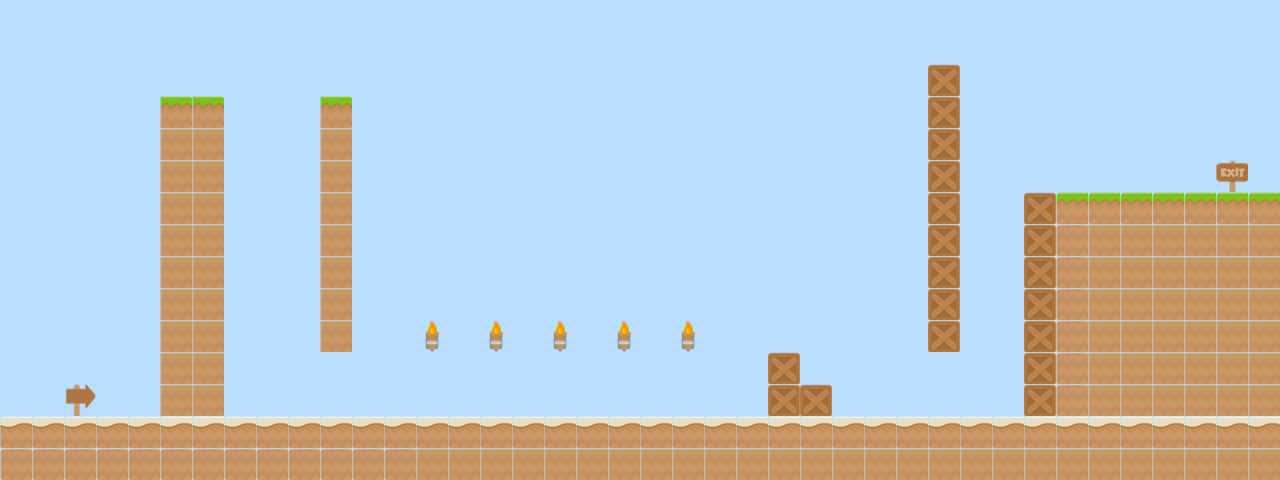

This is a level from a 2D game, rendered from its Tiled map with the project's own tilesets. A one-line summary and the map file follow, with tile-layer data summarised:
An orthogonal 40x15 tile map with 32x32 px tiles, 1 tile layer (bg) and 8 objects (Player).

<map version="1.0" orientation="orthogonal" width="40" height="15" tilewidth="32" tileheight="32" backgroundcolor="#b9deff">
 <tileset firstgid="1" name="kenny" tilewidth="32" tileheight="32" spacing="1">
  <image source="tilesets/kenny.png" width="420" height="430" />
 </tileset>
 <layer name="bg" width="40" height="15">
  <data>[600 cells, 183 non-empty, 9 distinct tile ids]</data>
 </layer>
 <objectgroup name="physics" width="40" height="15">
  <object x="0" y="416" width="1280" height="64" />
  <object x="768" y="352" width="32" height="32" />
  <object x="768" y="384" width="64" height="32" />
  <object x="1024" y="192" width="256" height="224" />
  <object x="928" y="64" width="32" height="288" />
  <object x="160" y="96" width="64" height="320" />
  <object x="320" y="96" width="32" height="256" />
 </objectgroup>
 <objectgroup name="entities" width="40" height="15">
  <object name="Player" x="178" y="30" width="32" height="32" />
 </objectgroup>
</map>